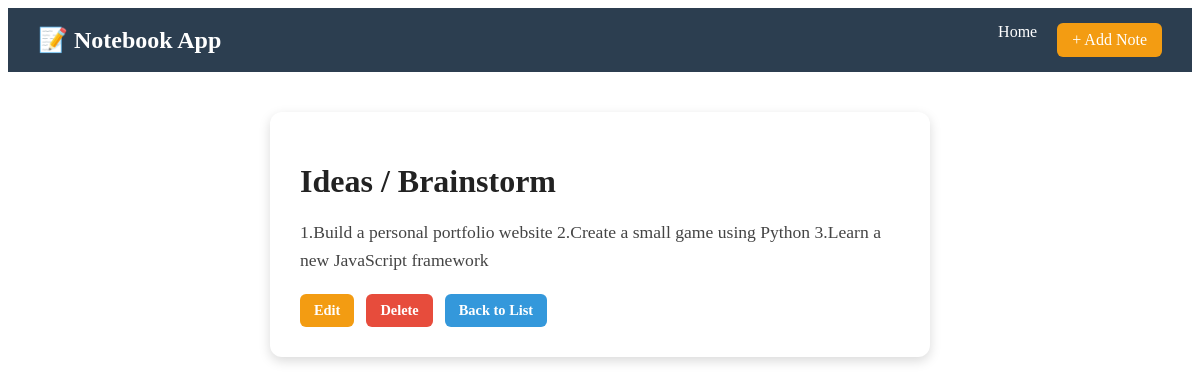
The app's page /note/view/13/ with its own data.
### notes/models.py (models this page shows, shortened)
class Note(models.Model):
    title=models.CharField(max_length=200)
    content=models.TextField()
    created_at=models.DateTimeField(auto_now_add=True)

### notes/views.py (the view)
# urls.py: path('view/<int:pk>/',views.view_page,name='view_page'),
def view_page(request,pk):
    note=get_object_or_404(Note,pk=pk)
    return render(request,'view.html',{'note':note})

### notes/templates/view.html
{% extends "index.html" %}
{% block content %}
<div class="note-detail">
    <h1>{{ note.title }}</h1>
    <p>{{ note.content }}</p>
    <div class="actions">
        <a href="{% url 'edit_page' note.pk %}">Edit</a>
        <a href="{% url 'delete_page' note.pk %}">Delete</a>
        <a href="{% url 'display' %}">Back to List</a>
    </div>
</div>
{% endblock %}

### static/style.css (style rules this page uses)
.actions { display: flex; gap: 10px; }
.actions a { text-decoration: none; padding: 6px 12px; border-radius: 6px; font-size: 0.9rem; font-weight: bold; color: white; transition: background 0.2s ease; }
.actions a:nth-child(1) { background: #3498db; }
.actions a:nth-child(2) { background: #f39c12; }
.actions a:nth-child(3) { background: #e74c3c; }
.note-detail { max-width: 600px; margin: 40px auto; background: #fff; padding: 30px; border-radius: 12px; box-shadow: 0 4px 12px rgba(0,0,0,0.15); }
.note-detail h1 { font-size: 2rem; margin-bottom: 15px; color: #222; }
.note-detail p { font-size: 1.1rem; line-height: 1.6; color: #444; }
.note-detail .actions { margin-top: 20px; display: flex; gap: 12px; }
.note-detail .actions a { text-decoration: none; padding: 8px 14px; border-radius: 6px; font-weight: bold; color: #fff; }
.note-detail .actions a:nth-child(1) { background: #f39c12; }
.note-detail .actions a:nth-child(2) { background: #e74c3c; }
.note-detail .actions a:nth-child(3) { background: #3498db; }

### records on screen
Note: title "Ideas / Brainstorm", content "1.Build a personal portfolio website 2.Create a small game using Python 3.Learn a new JavaScript framework"
